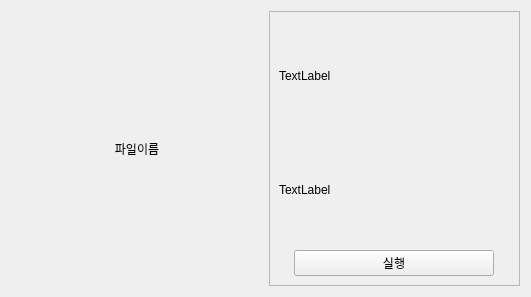
<?xml version="1.0" encoding="UTF-8"?>
<ui version="4.0">
 <class>fileinfo</class>
 <widget class="QWidget" name="fileinfo">
  <property name="geometry">
   <rect>
    <x>0</x>
    <y>0</y>
    <width>531</width>
    <height>297</height>
   </rect>
  </property>
  <property name="windowTitle">
   <string>Form</string>
  </property>
  <layout class="QHBoxLayout" name="horizontalLayout">
   <item>
    <widget class="QLabel" name="lbl_filename">
     <property name="text">
      <string>파일이름</string>
     </property>
     <property name="alignment">
      <set>Qt::AlignCenter</set>
     </property>
     <property name="wordWrap">
      <bool>true</bool>
     </property>
    </widget>
   </item>
   <item>
    <widget class="QFrame" name="frame_info">
     <property name="frameShape">
      <enum>QFrame::StyledPanel</enum>
     </property>
     <property name="frameShadow">
      <enum>QFrame::Raised</enum>
     </property>
     <layout class="QVBoxLayout" name="verticalLayout">
      <item>
       <widget class="QLabel" name="lbl_info_1">
        <property name="text">
         <string>TextLabel</string>
        </property>
       </widget>
      </item>
      <item>
       <widget class="QLabel" name="lbl_info_2">
        <property name="text">
         <string>TextLabel</string>
        </property>
       </widget>
      </item>
      <item alignment="Qt::AlignHCenter">
       <widget class="QPushButton" name="btn_info">
        <property name="minimumSize">
         <size>
          <width>200</width>
          <height>0</height>
         </size>
        </property>
        <property name="maximumSize">
         <size>
          <width>200</width>
          <height>16777215</height>
         </size>
        </property>
        <property name="text">
         <string>실행</string>
        </property>
       </widget>
      </item>
     </layout>
    </widget>
   </item>
  </layout>
 </widget>
 <resources/>
 <connections/>
</ui>
